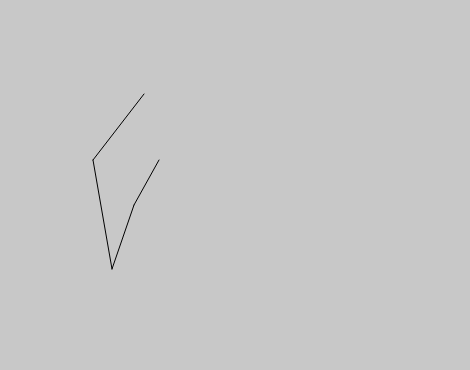
Frame 1 (no input)
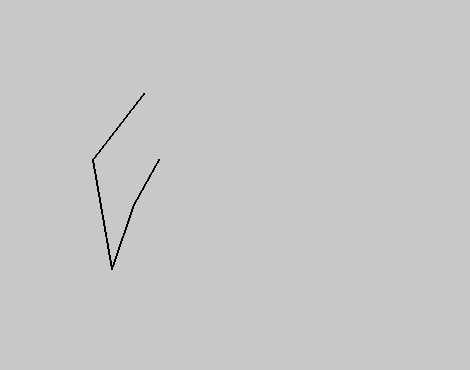
Frame 60 (no input)
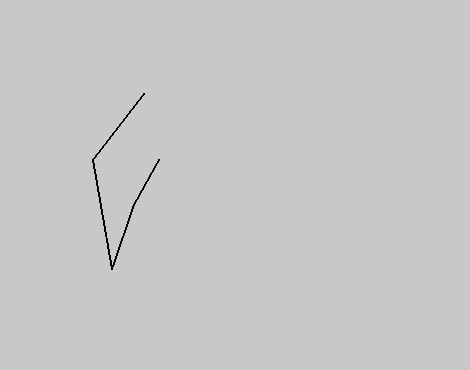
Frame 120 (the mouse pressed at the canvas centre since frame 60)

The p5.js sketch that drew these frames (run headless with seeded random() and noise() and a simulated clock; from frame 60 on, the mouse is pressed at the canvas centre):

// p5.js sketch
// ── sketch.js
const WIDTH = 470;
const HEIGHT = 370;

function setup() {
    createCanvas(WIDTH, HEIGHT);
    background(200);
}

function draw() {
    point(WIDTH / 2, HEIGHT / 2);

}
function draw() {
    fill('pink')
    line(112,269,134,205)
    line(159,160,134,205)
    line(93,160,112,269)
    line(144,94,93,160)
    
}
